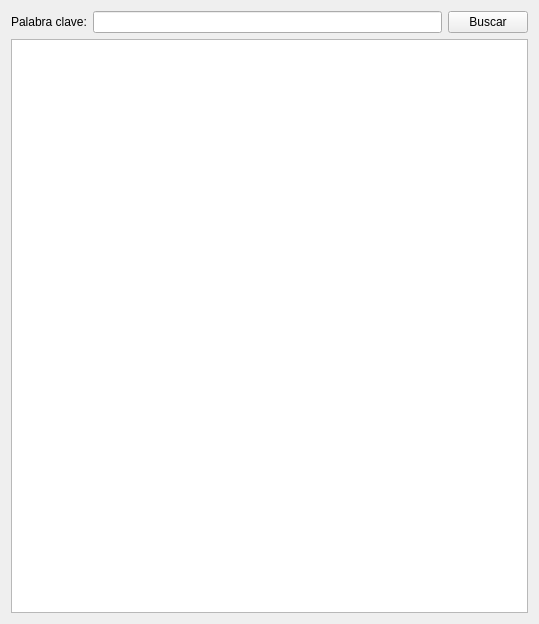
<?xml version="1.0" encoding="UTF-8"?>
<ui version="4.0">
 <class>Ayuda</class>
 <widget class="QWidget" name="Ayuda">
  <property name="geometry">
   <rect>
    <x>0</x>
    <y>0</y>
    <width>539</width>
    <height>624</height>
   </rect>
  </property>
  <property name="windowTitle">
   <string>Form</string>
  </property>
  <layout class="QVBoxLayout" name="verticalLayout_2">
   <item>
    <layout class="QVBoxLayout" name="verticalLayout">
     <item>
      <layout class="QHBoxLayout" name="horizontalLayout">
       <item>
        <widget class="QLabel" name="label">
         <property name="text">
          <string>Palabra clave:</string>
         </property>
        </widget>
       </item>
       <item>
        <widget class="QLineEdit" name="lineEdit"/>
       </item>
       <item>
        <widget class="QPushButton" name="findButton">
         <property name="text">
          <string>Buscar</string>
         </property>
        </widget>
       </item>
      </layout>
     </item>
     <item>
      <widget class="QTextEdit" name="textEdit">
       <property name="readOnly">
        <bool>true</bool>
       </property>
      </widget>
     </item>
    </layout>
   </item>
  </layout>
 </widget>
 <resources/>
 <connections/>
</ui>
